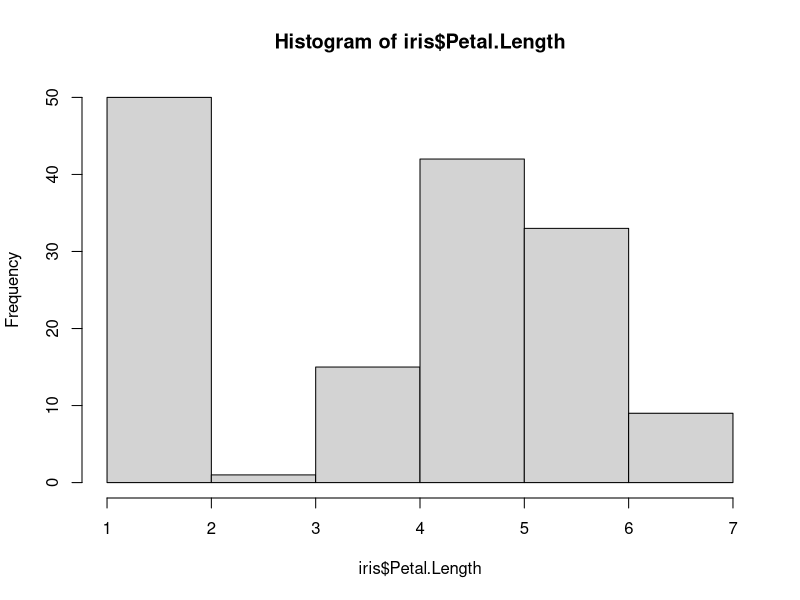
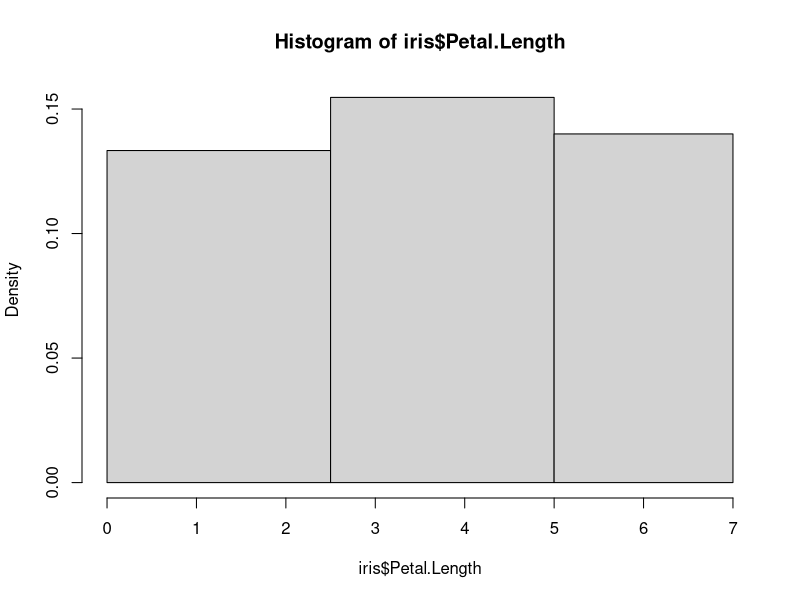
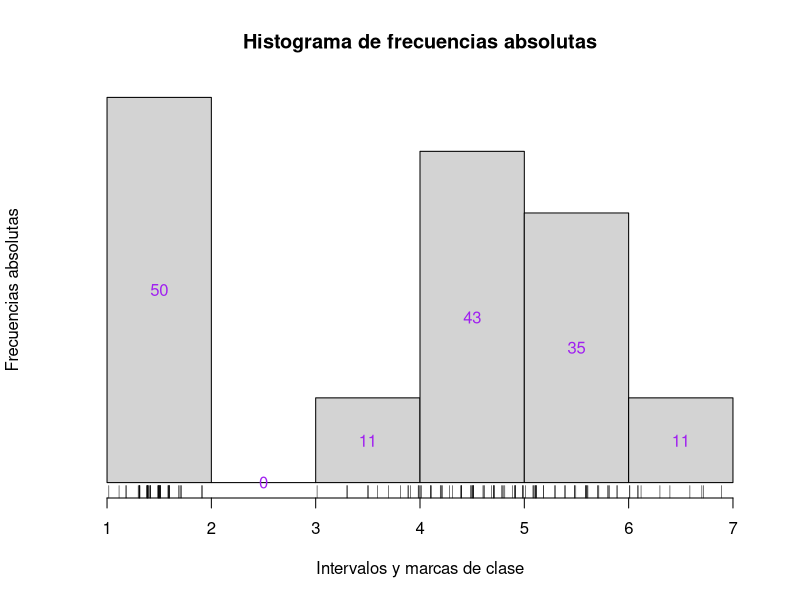
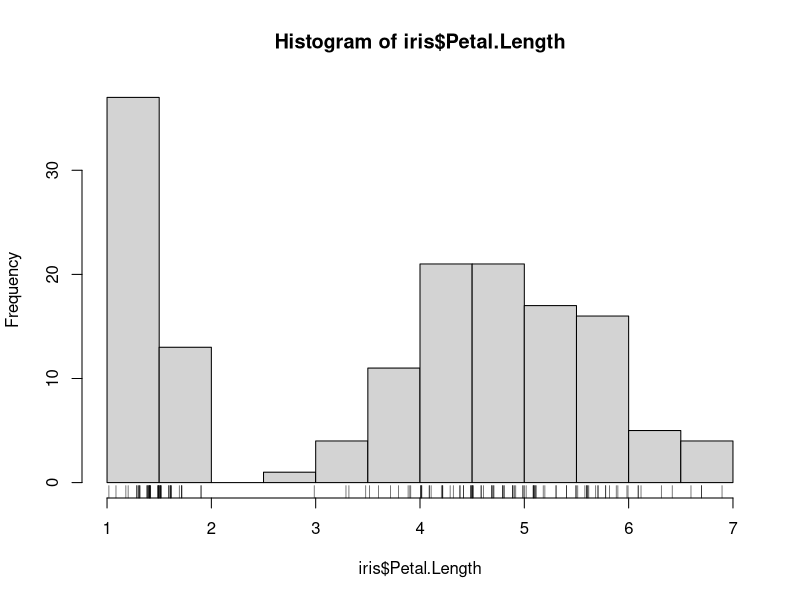
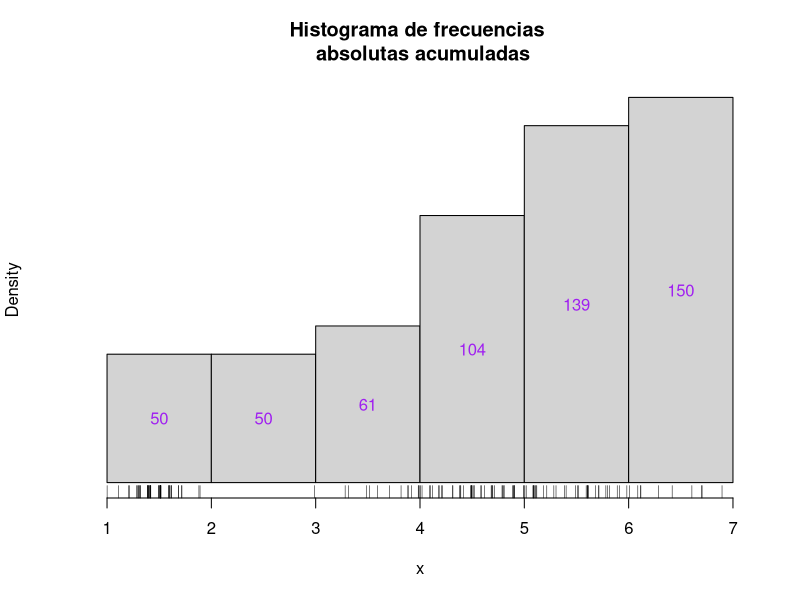

Here is the R script that generated these plots, in order:
## ---- chunk 1
knitr::opts_chunk$set(echo = TRUE)
## ---- chunk 2
hist(iris$Petal.Length,
     breaks = nclass.scott(iris$Petal.Length))
## ---- chunk 3
hist(iris$Petal.Length,
     breaks = c(0, 2.5, 5, 7))
## ---- chunk 4
histAbs = function(x,L){
  h = hist(x, breaks=L, right = FALSE, freq=FALSE,
           #xaxt = "n",
           yaxt = "n",
           col = "lightgray",
           main = "Histograma de frecuencias absolutas",
           ylab = "Frecuencias absolutas",
           xlab = "Intervalos y marcas de clase")
  #axis(1, at=L)
  text(h$mids,h$density/2,labels=h$counts,col="purple")
}
## ---- chunk 5
histAbs(iris$Petal.Length, nclass.FD(iris$Petal.Length))
rug(jitter(iris$Petal.Length))
## ---- chunk 6
hist(iris$Petal.Length)
rug(jitter(iris$Petal.Length),0.03)
## ---- chunk 7
histAbsCum = function(x,L){
  h = hist(x, breaks = L, right = FALSE, plot = FALSE)
  h$density = cumsum(h$density)
  plot(h, freq=FALSE,
       yaxt = "n",
       #xaxt = "n",
       col = "lightgray",
       main = "Histograma de frecuencias \n absolutas acumuladas")
  #axis(1, at = L)
  text(h$mids, h$density/2, labels = cumsum(h$counts), col = "purple")
}
## ---- chunk 8
histAbsCum(iris$Petal.Length, nclass.FD(iris$Petal.Length))
rug(jitter(iris$Petal.Length))
